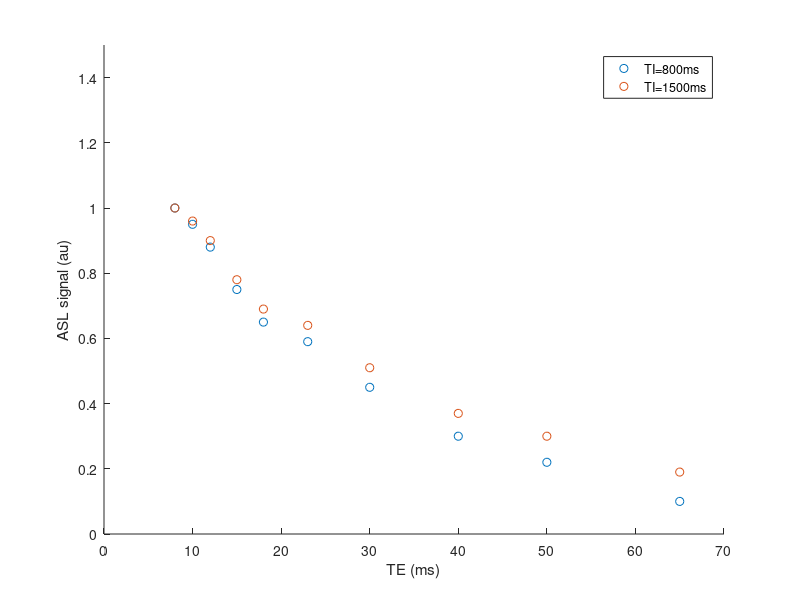

Write the MATLAB code that produced this figure. (Note: this script raises an error after producing the figure.)
% simulate curves from Ohene 2021
% model
figure
%
BB_lambda = 0.9;

TI_a = 800;
TI_b = 1500;
TE = [8 10 12 15 18 23 30 40 50 65];

simASLsig_a = [1 0.95 0.88 0.75 0.65 0.59 0.45 0.3 0.22 0.1]; %pseudo data

rising = 0:0.01:0.09; 
simASLsig_b = simASLsig_a + rising; %pseudo data


% y = 2*exp(-0.2*x) + 0.1*randn(size(x));
% r = 1+(0.5-0.1).*rand(1);
% linfunc =  exp([0.1:0.1:1]);
% simASLsig2 = simASLsig.*linfunc;

%
scatter(TE, simASLsig_a)
xlim([0 70])
ylim([0 1.5])
ylabel('ASL signal (au)')
xlabel('TE (ms)')
hold on
scatter(TE, simASLsig_b)

legend('TI=800ms','TI=1500ms')

%%

TR = 5000;

% from data
CBF = 191; % adult mice mL/100g/min
T2iv800 = 20.6; % ms
T2iv1500 = 14.3;
T2ev800 = 37.1;
T2ev1500 = 34.5;


T1a = 2400; %longitudinal relaxation of arterial blood (ms) at 9.4 T
R1a = 1/T1a;
R1app = 1/1700;
tau = 1700; % temporal length of tagged bolus

% arrival time of the labeled bolus of blood water to imaging
% ROI, estimated using multi TI ASL acquisition
% At short TIs, ASL signal dM has linear dependence on TI
% dM = 0 when artTT > TI
artTT = X;
Moa = X;

inv_eff = 0.9; %inversion efficiency

TI_artTT = [200 300 400 500];
TE_artTT = 10;
TR_artTT = 10000;

A = 2.*inv_eff.*Moa.*(CBF/BB_lambda);

dM = A.*(TI(1)-artTT).*exp(-TI(1)-T1a); % when artTT < TI

%dM = 2.*M0.*(TI(1)-artTT).*inv_eff.*CBF.* ()











